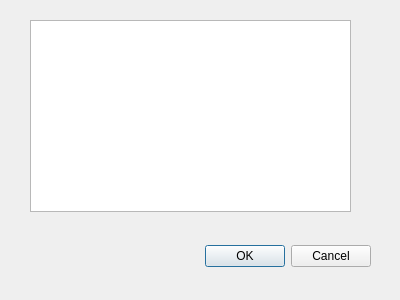
<?xml version="1.0" encoding="UTF-8"?>
<ui version="4.0">
 <class>logViewer</class>
 <widget class="QDialog" name="logViewer">
  <property name="geometry">
   <rect>
    <x>0</x>
    <y>0</y>
    <width>400</width>
    <height>300</height>
   </rect>
  </property>
  <property name="windowTitle">
   <string>Dialog</string>
  </property>
  <widget class="QDialogButtonBox" name="buttonBox">
   <property name="geometry">
    <rect>
     <x>30</x>
     <y>240</y>
     <width>341</width>
     <height>32</height>
    </rect>
   </property>
   <property name="orientation">
    <enum>Qt::Horizontal</enum>
   </property>
   <property name="standardButtons">
    <set>QDialogButtonBox::Cancel|QDialogButtonBox::Ok</set>
   </property>
  </widget>
  <widget class="QTableView" name="tableView">
   <property name="geometry">
    <rect>
     <x>30</x>
     <y>20</y>
     <width>321</width>
     <height>192</height>
    </rect>
   </property>
  </widget>
 </widget>
 <resources/>
 <connections>
  <connection>
   <sender>buttonBox</sender>
   <signal>accepted()</signal>
   <receiver>logViewer</receiver>
   <slot>accept()</slot>
   <hints>
    <hint type="sourcelabel">
     <x>248</x>
     <y>254</y>
    </hint>
    <hint type="destinationlabel">
     <x>157</x>
     <y>274</y>
    </hint>
   </hints>
  </connection>
  <connection>
   <sender>buttonBox</sender>
   <signal>rejected()</signal>
   <receiver>logViewer</receiver>
   <slot>reject()</slot>
   <hints>
    <hint type="sourcelabel">
     <x>316</x>
     <y>260</y>
    </hint>
    <hint type="destinationlabel">
     <x>286</x>
     <y>274</y>
    </hint>
   </hints>
  </connection>
 </connections>
</ui>
